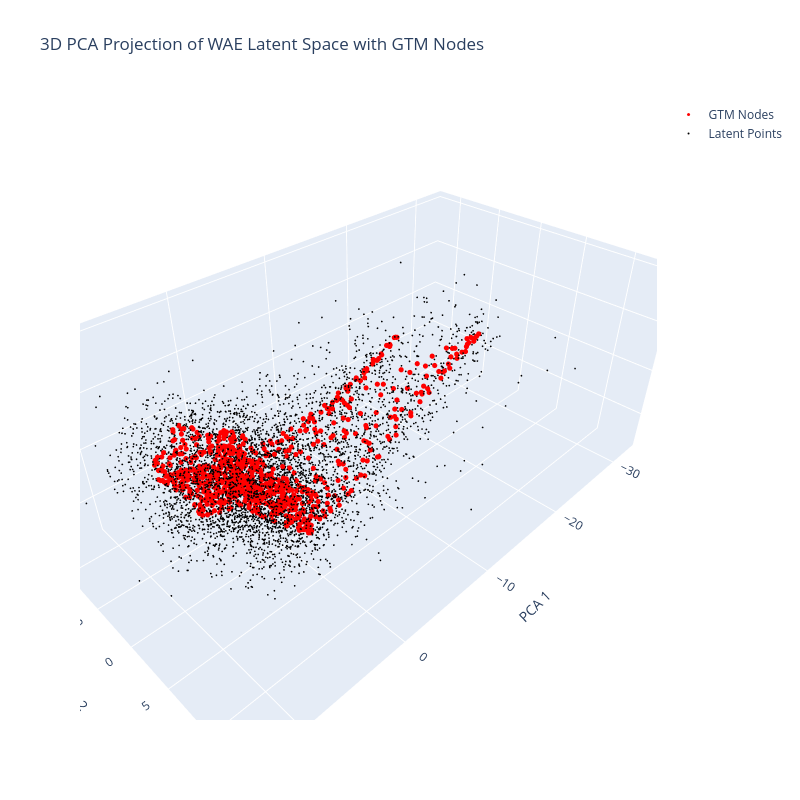

The code cell stored with this chart in its notebook:
### Code cell
# 3D PCA Projection of GTM Manifold in WAE Latent Space

# Get PCA eigenvectors from the GTM model (computed on the training data)
eigenvectors, eigenvalues = gtm_wae._get_pca(z_wae_tensor)

# Project GTM nodes to 3D PCA space
# phi @ weights maps latent grid nodes -> data space (num_nodes, num_features)
nodes_data_space = gtm_wae.phi @ gtm_wae.weights
nodes_pca3 = (nodes_data_space @ eigenvectors[:3].T).cpu().numpy()

# Project latent data points to 3D PCA space (subsample for performance)
n_display = min(5000, len(z_wae_tensor))
rng = np.random.default_rng(42)
display_idx = rng.choice(len(z_wae_tensor), size=n_display, replace=False)
z_display = z_wae_tensor[display_idx].to(dtype=torch.float64, device=eigenvectors.device)
data_pca3 = (z_display @ eigenvectors[:3].T).cpu().numpy()

# Build 3D plotly figure
fig = go.Figure()

# GTM nodes (red markers with hover labels)
fig.add_trace(go.Scatter3d(
    x=nodes_pca3[:, 0], y=nodes_pca3[:, 1], z=nodes_pca3[:, 2],
    mode='markers',
    marker=dict(size=3, color='red'),
    text=[f"Node {i}" for i in range(len(nodes_pca3))],
    hoverinfo='text',
    name='GTM Nodes'
))

# Latent data points (black markers)
fig.add_trace(go.Scatter3d(
    x=data_pca3[:, 0], y=data_pca3[:, 1], z=data_pca3[:, 2],
    mode='markers',
    marker=dict(size=1, color='black'),
    name='Latent Points'
))

fig.update_layout(
    scene=dict(xaxis_title='PCA 1', yaxis_title='PCA 2', zaxis_title='PCA 3'),
    title='3D PCA Projection of WAE Latent Space with GTM Nodes',
    width=800,
    height=800
)

output_path = RESULTS_DIR / 'gtm_wae_3d_pca.html'
fig.write_html(str(output_path))
print(f"Saved 3D PCA visualization to {output_path}")

fig.show()

### Figure 1 — Plotly figure (JSON) as saved in the notebook; plotly's stock layout.template omitted (floating-point values rounded to 4 significant figures; data arrays with more than 128 entries replaced by an {"elided": "..."} marker saying what was removed)
{"data": [{"hoverinfo": "text", "marker": {"color": "red", "size": 3}, "mode": "markers", "name": "GTM Nodes", "text": {"elided": "900 str values"}, "type": "scatter3d", "x": {"elided": "900 float values"}, "y": {"elided": "900 float values"}, "z": {"elided": "900 float values"}}, {"marker": {"color": "black", "size": 1}, "mode": "markers", "name": "Latent Points", "type": "scatter3d", "x": {"elided": "5000 float values"}, "y": {"elided": "5000 float values"}, "z": {"elided": "5000 float values"}}], "layout": {"height": 800, "scene": {"xaxis": {"title": {"text": "PCA 1"}}, "yaxis": {"title": {"text": "PCA 2"}}, "zaxis": {"title": {"text": "PCA 3"}}}, "title": {"text": "3D PCA Projection of WAE Latent Space with GTM Nodes"}, "width": 800}}
